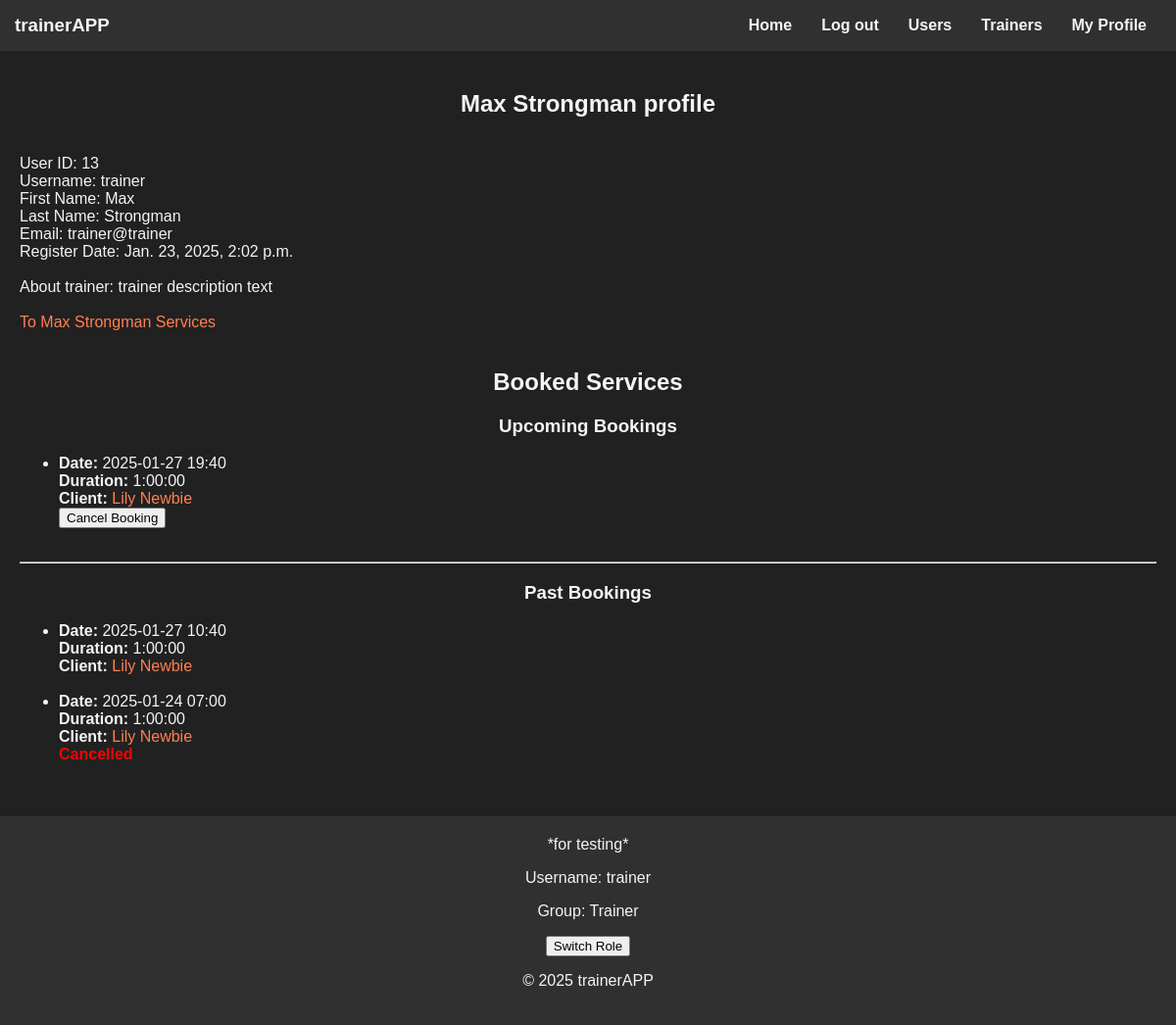
Screenshot of /users/13/ (signed in) with the database file from the repository.
### trainer/models.py (models this page shows)
class TrainerDescription(models.Model):
    text = models.TextField()
    trainer = models.ForeignKey(User, on_delete=models.CASCADE)

class Service(models.Model):
    LEVEL_CHOICES = [(1, "Novice"),
                     (2, "Medium"),
                     (3, "Advanced"), ]
    category = models.ForeignKey(Category, on_delete=models.CASCADE)
    trainer = models.ForeignKey(User, on_delete=models.CASCADE)
    price = models.FloatField()
    level = models.IntegerField(choices=LEVEL_CHOICES)
    duration = models.DurationField()

### booking/models.py (models this page shows)
class Booking(models.Model):
    user = models.ForeignKey(User, on_delete=models.CASCADE, related_name='bookings_as_user')
    trainer = models.ForeignKey(User, on_delete=models.CASCADE, related_name='bookings_as_trainer')
    datetime_start = models.DateTimeField()
    datetime_end = models.DateTimeField()
    service = models.ForeignKey(Service, on_delete=models.CASCADE)
    status = models.BooleanField(default=False)

### users/views.py (the view, shortened to what this page needs)
# urls.py: path("<int:user_id>/", views.user_details, name="user_details"),
def user_details(request, user_id):
    user = User.objects.get(pk=user_id)
    if user.groups.filter(name="Trainer").exists():
        bookings = Booking.objects.filter(trainer_id=user_id).select_related("service", "service__category",
                                                                             "service__trainer")
    else:
        bookings = Booking.objects.filter(user_id=user_id).select_related("service", "service__category",
                                                                          "service__trainer")
    now = timezone.now()
    future_bookings = bookings.filter(datetime_start__gte=now).order_by("datetime_start")
    past_bookings = bookings.filter(datetime_end__lt=now).order_by("-datetime_end")
    trainer_description = None
    trainer_services_exists = False
    if user.groups.filter(name="Trainer").exists():
        trainer_description = TrainerDescription.objects.filter(trainer_id=user.id).first()
        trainer_services_exists = trainer.models.Service.objects.filter(trainer_id=user.id).exists()
    return render(request, "user_page.html", {"user": user,
                                              "future_bookings": future_bookings,
                                              "past_bookings": past_bookings,
                                              "trainer_description": trainer_description,
                                              "trainer_services_exists": trainer_services_exists})

### templates/user_page.html (shortened to what this page needs)
{% extends "base.html" %}
{% block content %}
    <h2>{{ user.first_name }} {{ user.last_name }} profile</h2>
    {% if user == request.user %}
        <br>User ID: {{ user.id }}
        <br>Username: {{ user.username }}
    {% endif %}
    <br>First Name: {{ user.first_name }}
    <br>Last Name: {{ user.last_name }}
    {% if user == request.user %}
        <br>Email: {{ user.email }}
    {% endif %}
    <br>Register Date: {{ user.date_joined }}
    {% if trainer_description %}
        <br><br>About trainer: {{ trainer_description.text }}
    {% endif %}
    {% if trainer_services_exists %}
        <br><br><a href="{% url 'trainer:trainer_detail' user.id %}">To {{ user.first_name }} {{ user.last_name }} Services</a>
    {% endif %}
    {% if user == request.user %}
        <br><br><h2>Booked Services</h2>
        <h3>Upcoming Bookings</h3>
        {% if future_bookings %}
            <ul>
                {% for booking in future_bookings %}
                    <li>
                        <strong>Date:</strong> {{ booking.datetime_start|date:"Y-m-d H:i" }}<br>
                        <strong>Duration:</strong> {{ booking.service.duration }}<br>
                        {% if trainer_services_exists %}
                            <strong>Client:</strong>
                            <a href="{% url 'users:user_details' user_id=booking.user.id %}">
                                {{ booking.user.first_name }} {{ booking.user.last_name }}
                            </a>
                        {% else %}
                            <strong>Trainer:</strong>
                            <a href="{% url 'trainer:trainer_detail' trainer_id=booking.service.trainer_id %}">
                                {{ booking.service.trainer.first_name }} {{ booking.service.trainer.last_name }}
                            </a>
                        {% endif %}
                        {% if booking.status == False %}
                            <br><span style="color: red; font-weight: bold;">Cancelled</span>
                        {% else %}
                            <form method="POST" action="">
                                <button type="submit" class="btn btn-danger">Cancel Booking</button>
                            </form>
                        {% endif %}
                    </li>
                    <br>
                {% endfor %}
            </ul>
        {% else %}
            <p>No upcoming bookings.</p>
        {% endif %}
        <hr>
        <h3>Past Bookings</h3>
        {% if past_bookings %}
            <ul>
                {% for booking in past_bookings %}
                    <li>
                        <strong>Date:</strong> {{ booking.datetime_start|date:"Y-m-d H:i" }}<br>
                        <strong>Duration:</strong> {{ booking.service.duration }}<br>
                        {% if trainer_services_exists %}
                            <strong>Client:</strong>
                            <a href="{% url 'users:user_details' user_id=booking.user.id %}">
                                {{ booking.user.first_name }} {{ booking.user.last_name }}
                            </a>
                        {% else %}
                            <strong>Trainer:</strong>
                            <a href="{% url 'trainer:trainer_detail' trainer_id=booking.service.trainer_id %}">
                                {{ booking.service.trainer.first_name }} {{ booking.service.trainer.last_name }}
                            </a>
                        {% endif %}
                        {% if booking.status == False %}
                            <br><span style="color: red; font-weight: bold;">Cancelled</span>
                        {% endif %}
                    </li>
                    <br>
                {% endfor %}
            </ul>
        {% else %}
            <p>No past bookings.</p>
        {% endif %}
    {% endif %}
{% endblock %}

### templates/base.html (shortened to what this page needs)
<!DOCTYPE html>
<html lang="en">
<head>
    {% load static %}
    <link rel="stylesheet" type="text/css" href="{% static 'css/styles.css' %}">
</head>
<body>
    <header>
        <h3>trainerAPP</h3>
        <nav>
            <ul>
                <li><a href="/">Home</a></li>
                {% if request.user.is_authenticated %}
                    <li><a href="/logout/">Log out</a></li>
                    <li><a href="/users/">Users</a></li>
                    <li><a href="/trainer/">Trainers</a></li>
                    <li><a href="/users/{{ request.user.id }}">My Profile</a></li>
                {% else %}
                    <li><a href="/register/">Registration</a></li>
                    <li><a href="/login/">Log in</a></li>
                {% endif %}
            </ul>
        </nav>
    </header>
    <main>
        {% block content %}
        {% endblock %}
    </main>
    <footer>
        *for testing*
        <p>Username: {{ request.user.username }}</p>
        {% if request.user.groups.first %}
            <p>Group: {{ request.user.groups.first.name }}</p>
            <form action="{% url 'hot_change_group' %}" method="POST">
                <button type="submit">Switch Role</button>
            </form>
        {% else %}
            No group assigned
        {% endif %}
        <p>&copy; 2025 trainerAPP</p>
    </footer>
</body>
</html>

### static/css/styles.css (style rules this page uses)
:root { --background-color: #212121; --text-color: #f4f4f4; --header-background: #303030; --link-color: #ff7f50; --highlight-color: #4caf50; --footer-background: #303030; --form-background: #2c2c2c; }
body { display: flex; flex-direction: column; min-height: 100vh; margin: 0; background-color: var(--background-color); color: var(--text-color); font-family: Arial, sans-serif; }
a { color: var(--link-color); text-decoration: none; }
h3, h2, h1 { color: var(--text-color); text-align: center; }
main { flex-grow: 1; margin: 20px; }

### static/css/header.css (style rules this page uses)
header { background-color: var(--header-background); color: var(--text-color); padding: 15px; display: flex; justify-content: space-between; align-items: center; }
header h3 { margin: 0; }
nav ul { list-style-type: none; margin: 0; padding: 0; display: flex; justify-content: center; }
nav li { margin: 0 15px; }
nav a { color: var(--text-color); font-weight: bold; font-size: 16px; }

### static/css/footer.css (style rules this page uses)
footer { background-color: var(--footer-background); color: var(--text-color); text-align: center; padding: 20px; position: relative; }

### rows the page displays
TrainerDescription: text "trainer description text"
Booking: datetime_start "2025-01-27 19:40", service.duration "1:00:00", user.first_name "Lily", user.last_name "Newbie"
Booking: datetime_start "2025-01-27 10:40", service.duration "1:00:00", user.first_name "Lily", user.last_name "Newbie"
Booking: datetime_start "2025-01-24 07:00", service.duration "1:00:00", user.first_name "Lily", user.last_name "Newbie", status "Cancelled"

### other values shown
{{ user.first_name }} "Max"
{{ user.last_name }} "Strongman"
{{ user.id }} "13"
{{ user.username }} "trainer"
{{ user.email }} "trainer@trainer"
{{ user.date_joined }} "Jan. 23, 2025, 2:02 p.m."
{{ request.user.username }} "trainer"
{{ request.user.groups.first.name }} "Trainer"
